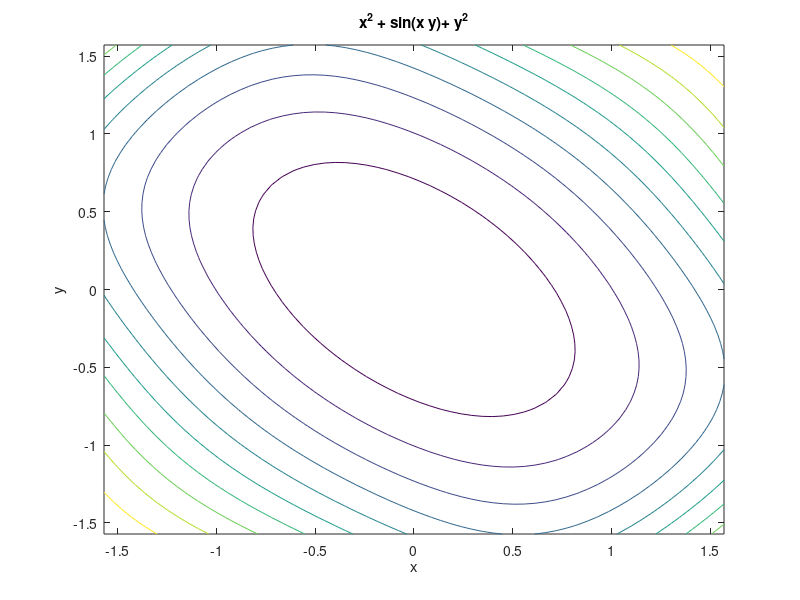

This figure's MATLAB source:
x = inline('t');
y = inline('exp(-t/2)');
ezplot(x,y,[0,pi/2])

r = inline('1 +cos(t)');
ezpolar(r)

H = inline('(x^2)/2 + (1-cos(y))');
ezsurfc(H,[-pi,pi,-pi,pi])

Z= inline('x^2 + sin(x.*y)+ y^2')
ezcontour(Z,[-pi/2,pi/2,-pi/2,pi/2])

